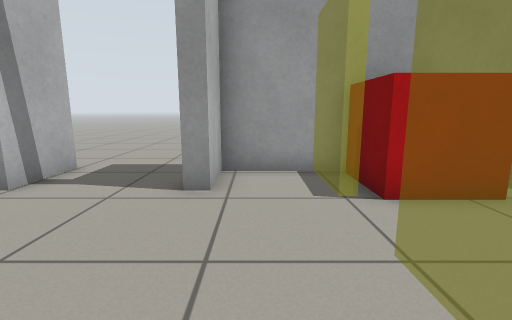
View 1 (above)

20 first-person views from a walk through a robot-simulator world made for Gazebo. The camera is 0.72 m above the floor, tilts 10° down and sees 85° across. The floor is counted in squares, 0.5 m on a side. Each view is taken from the middle of a square. On the plan, view 1 faces up. The plan holds only what a view shows up to about 14 squares ahead; the rest is blank.

View 2
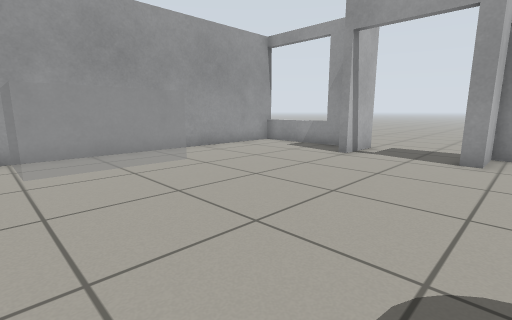

View 3
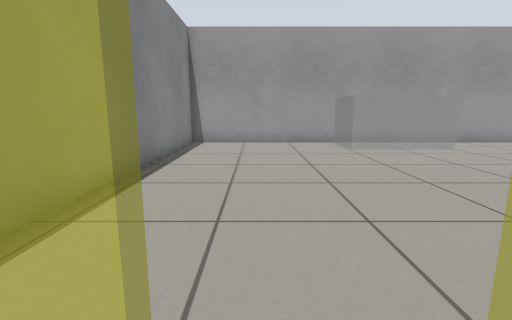

View 4
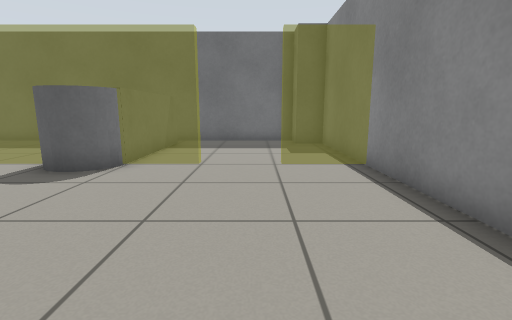

View 5
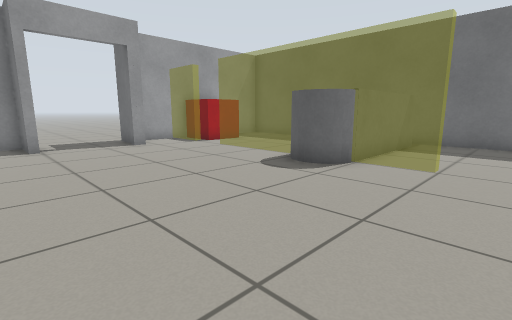

View 6
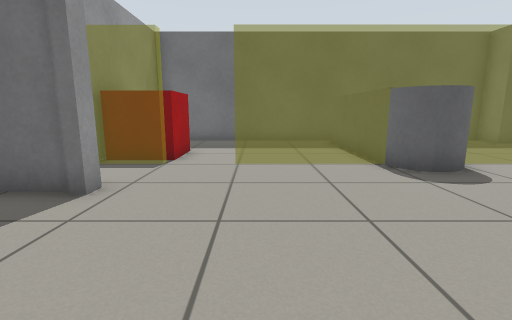

View 7
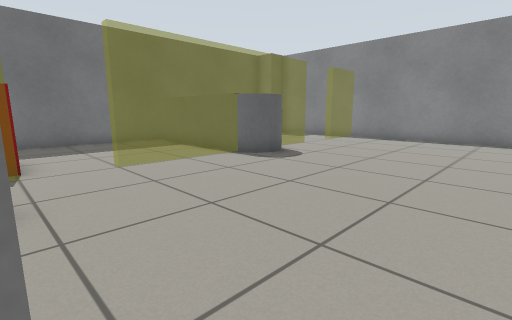

View 8
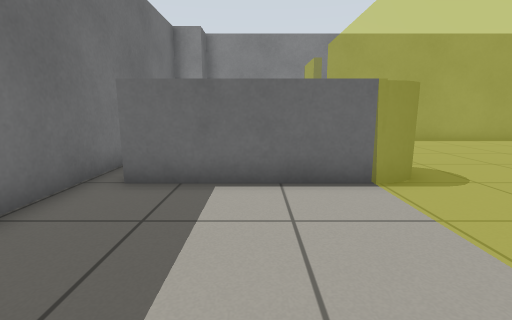

View 9
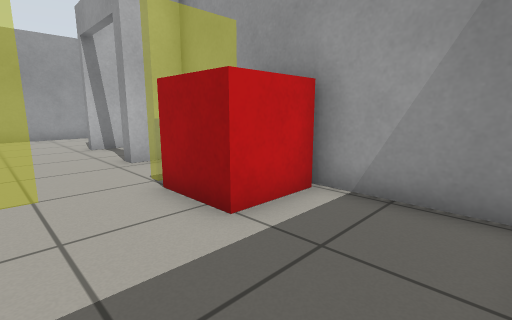

View 10
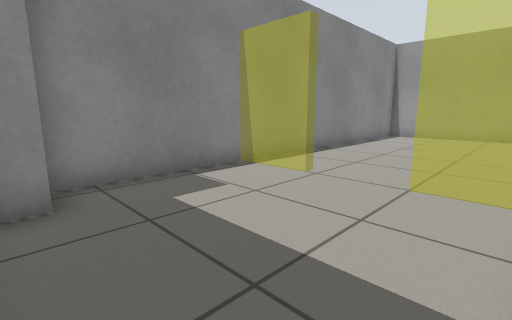

View 11
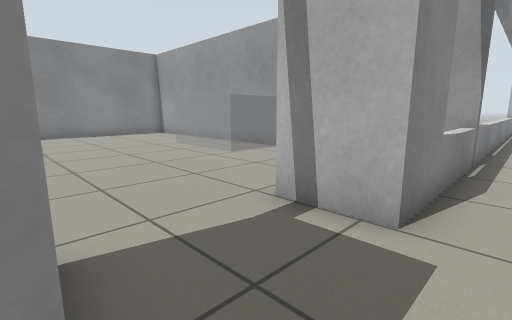

View 12
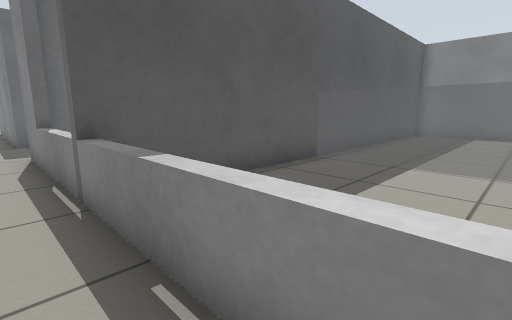

View 13
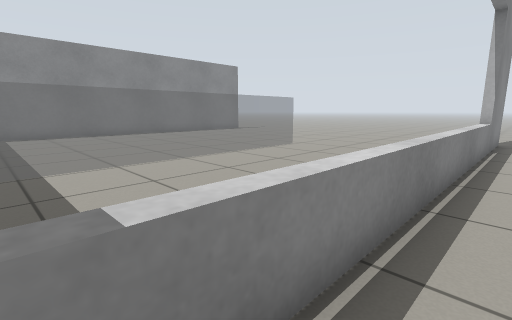

View 14
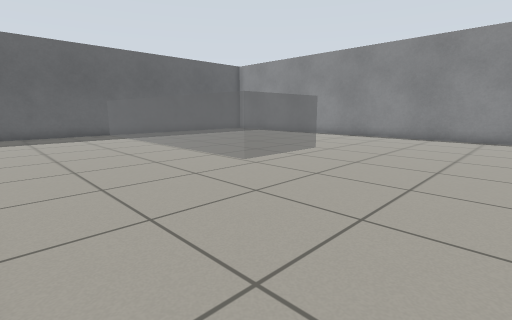

View 15
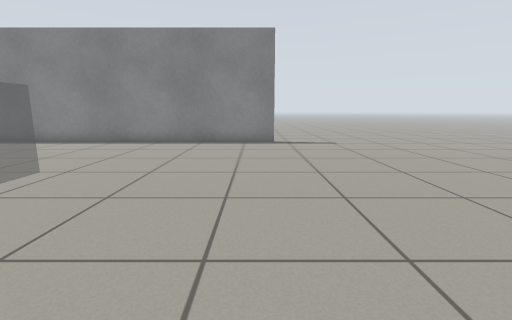

View 16
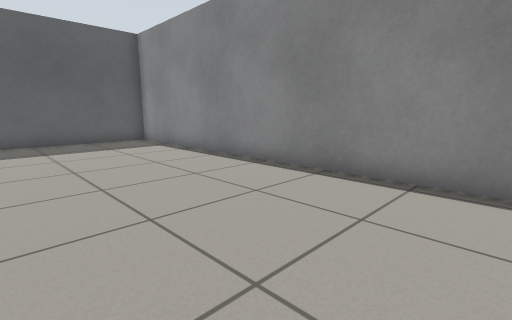

View 17
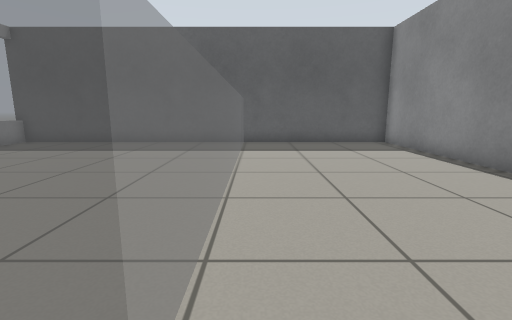

View 18
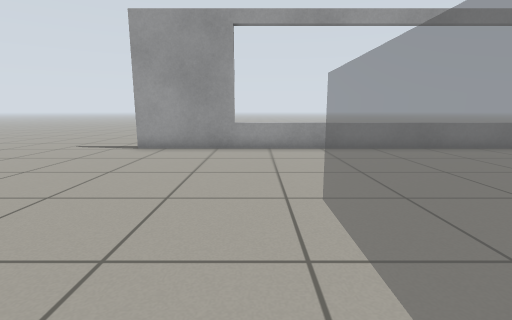

View 19
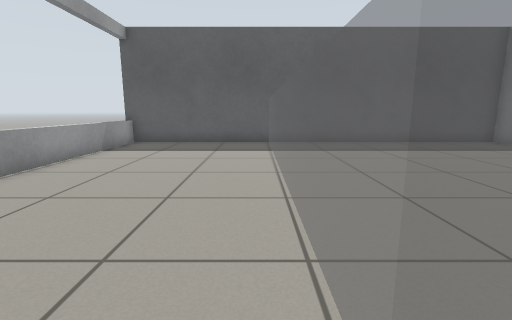

View 20
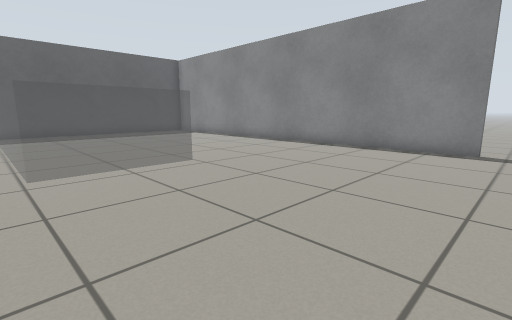

### Floor plan
Key: @ floor where view 1 was taken; # wall or solid block; . floor; D open door; = window, fence, low wall or low ledge; C conveyor.
Columns run from 29 left of view 1 to 8 right of it. Each row starts with its distance up from view 1.
  8 ..    .......................
  7 ..####=============#===##...##########
  6 ...................#....#...#..C C...#
  5 ...................#....#DDD#..CCC...#
  4 ...................#.................#
  3 ...................#.................#
  2 ...................#..........=......#
  1 ...................#..........=......#
  0 .......===============.......@=......#
 -1 .......===============........=......#
 -2 .......===============........CCCCCC.#
 -3 .......===============........CCCCCC.#
 -4 ...................#..........=......#
 -5 ...................#..........=......#
 -6 ...................#.................#
 -7 ...................#.................#
 -8 ...................#..........=......#
 -9 ...................#..........=....###
-10 ..##################################
-11 ..

Positions as (right, up) in squares from view 1, and headings:
1: (0, 0), facing up
2: (0, -4), facing up-left
3: (3, -7), facing left
4: (-6, -7), facing right
5: (-6, -7), facing up-right
6: (-6, 2), facing right
7: (-6, 5), facing down-right
8: (4, 4), facing down
9: (7, 2), facing up-left
10: (7, -4), facing down-left
11: (-1, 8), facing down-left
12: (-15, 8), facing down-right
13: (-12, 8), facing down-left
14: (-28, 6), facing down-right
15: (-27, 3), facing down
16: (-24, -4), facing down-right
17: (-23, -4), facing right
18: (-23, -4), facing up
19: (-23, 1), facing right
20: (-29, 1), facing down-right
